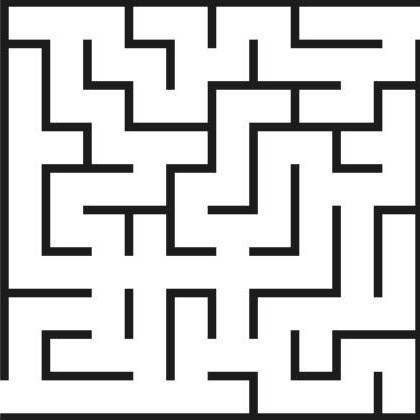
#> input picture data/input/test1.jpg, 420 x 420 px
$ python -i prep_maze.py   (imports and definitions only)
#> lines starting #> are read from the running program, lines starting #| are printed output that depends on the picture; after the words box and inside, x2 and y2 are one past the last pixel; in counts of white or black regions, pixels touching at a corner belong together
#> further down, picture is the input picture: shape (420, 420, 3); min 6, max 255, mean 205.7
import cv2
import numpy as np
import matplotlib.pyplot as plt


def preprocess(org_img):
    img = org_img.copy()
    img = cv2.cvtColor(img, cv2.COLOR_RGB2GRAY) # covering to gray scale
    img = cv2.fastNlMeansDenoising(img, None, 20, 7, 21) # denoising
    img = cv2.threshold(img, 0, 255, cv2.THRESH_BINARY_INV+cv2.THRESH_OTSU)[1] # thresholding and then inverting the image
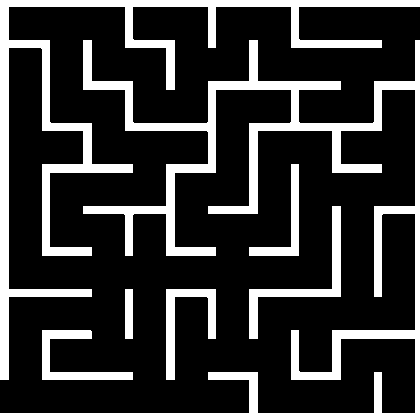
#> img: shape (420, 420); 21.5% white; 7 white regions, largest, box (x1, y1, x2, y2) and area: (0, 40, 420, 420) 18866, (0, 0, 420, 380) 12813, (249, 206, 341, 339) 1861

    return img

>>> import cv2
>>> picture = cv2.cvtColor(cv2.imread('../data/input/test1.jpg'), cv2.COLOR_BGR2RGB)
>>> result = preprocess(picture)

$ run again, on data/input/test10.jpg
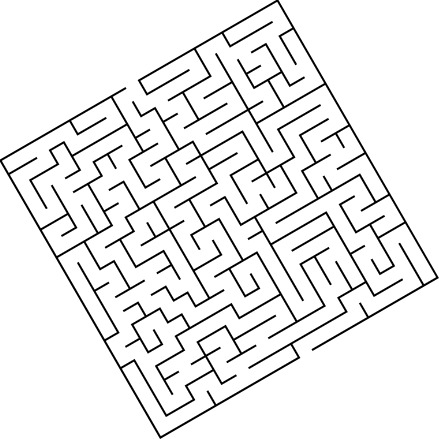
#> input picture data/input/test10.jpg, 439 x 439 px
#> picture is the input picture: shape (439, 439, 3); min 0, max 255, mean 236
#> in preprocess, `img = cv2.threshold(img, 0, 255, cv2.THRESH_BINARY_INV+cv2.THRESH_OTSU..`:
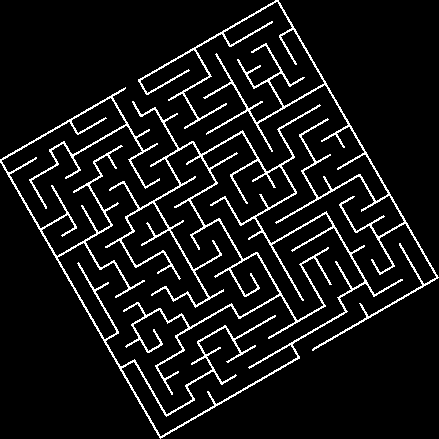
#> img: shape (439, 439); 7.8% white in thin lines or dots

$ run again, on data/input/test11.jpg
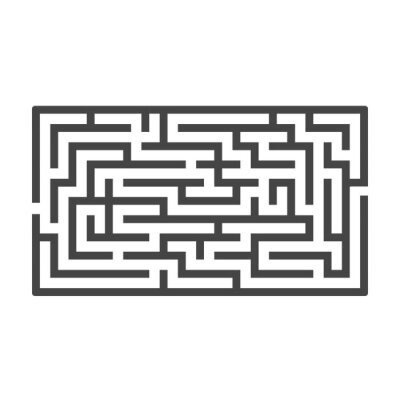
#> input picture data/input/test11.jpg, 400 x 400 px
#> picture is the input picture: shape (400, 400, 3); min 53, max 255, mean 220
#> in preprocess, `img = cv2.threshold(img, 0, 255, cv2.THRESH_BINARY_INV+cv2.THRESH_OTSU..`:
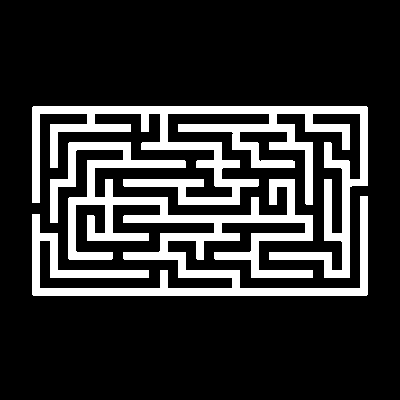
#> img: shape (400, 400); 18.9% white; 2 white regions, box (x1, y1, x2, y2) and area: (32, 142, 368, 296) 16240, (32, 106, 368, 278) 13988

$ run again, on data/input/test12.jpg
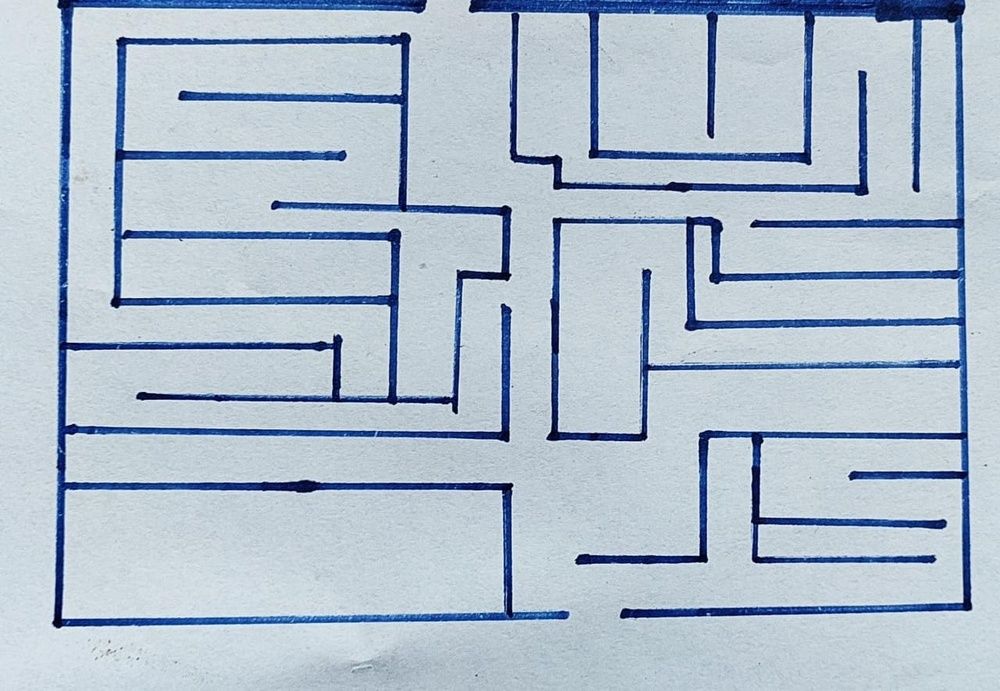
#> input picture data/input/test12.jpg, 1000 x 691 px, shrunk from 1280 x 885 before the run
#> in preprocess, `img = cv2.cvtColor(img, cv2.COLOR_RGB2GRAY)`:
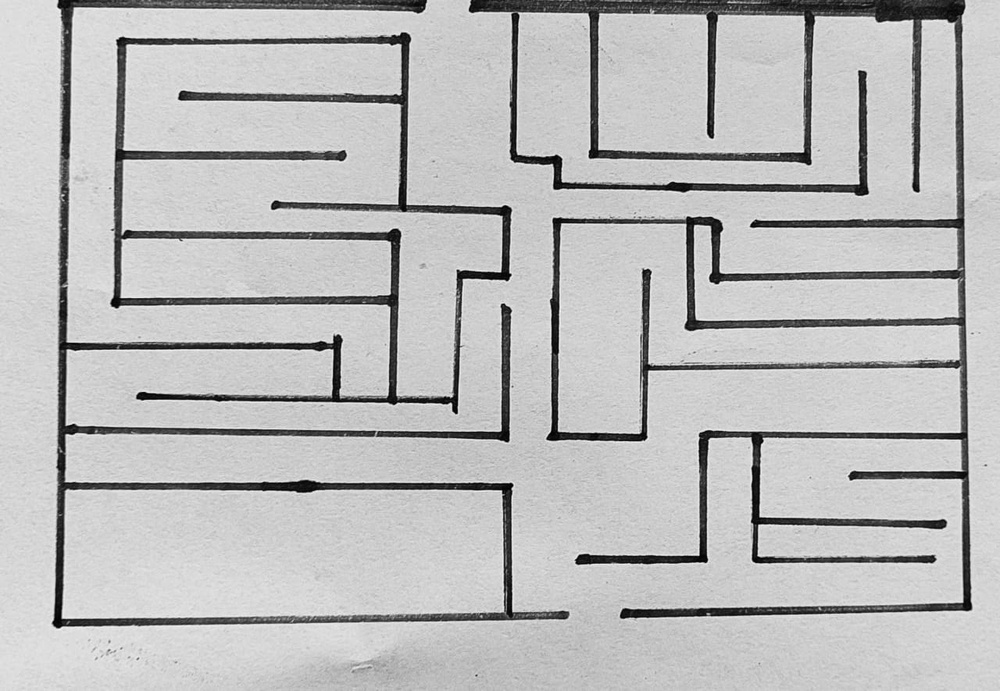
#> img: shape (691, 1000); min 2, max 247, mean 187.1
#> in preprocess, `img = cv2.threshold(img, 0, 255, cv2.THRESH_BINARY_INV+cv2.THRESH_OTSU..`:
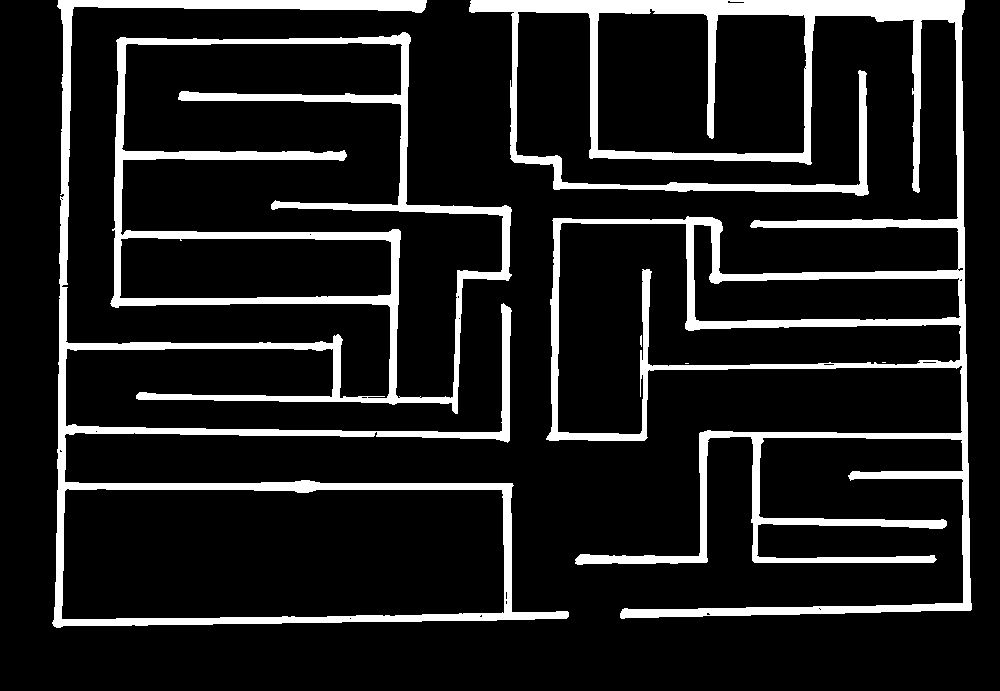
#> img: shape (691, 1000); 12.6% white; 5 white regions (2 under 20 px), largest, box (x1, y1, x2, y2) and area: (469, 0, 972, 619) 45309, (52, 0, 569, 628) 41902, (640, 335, 642, 347) 21
